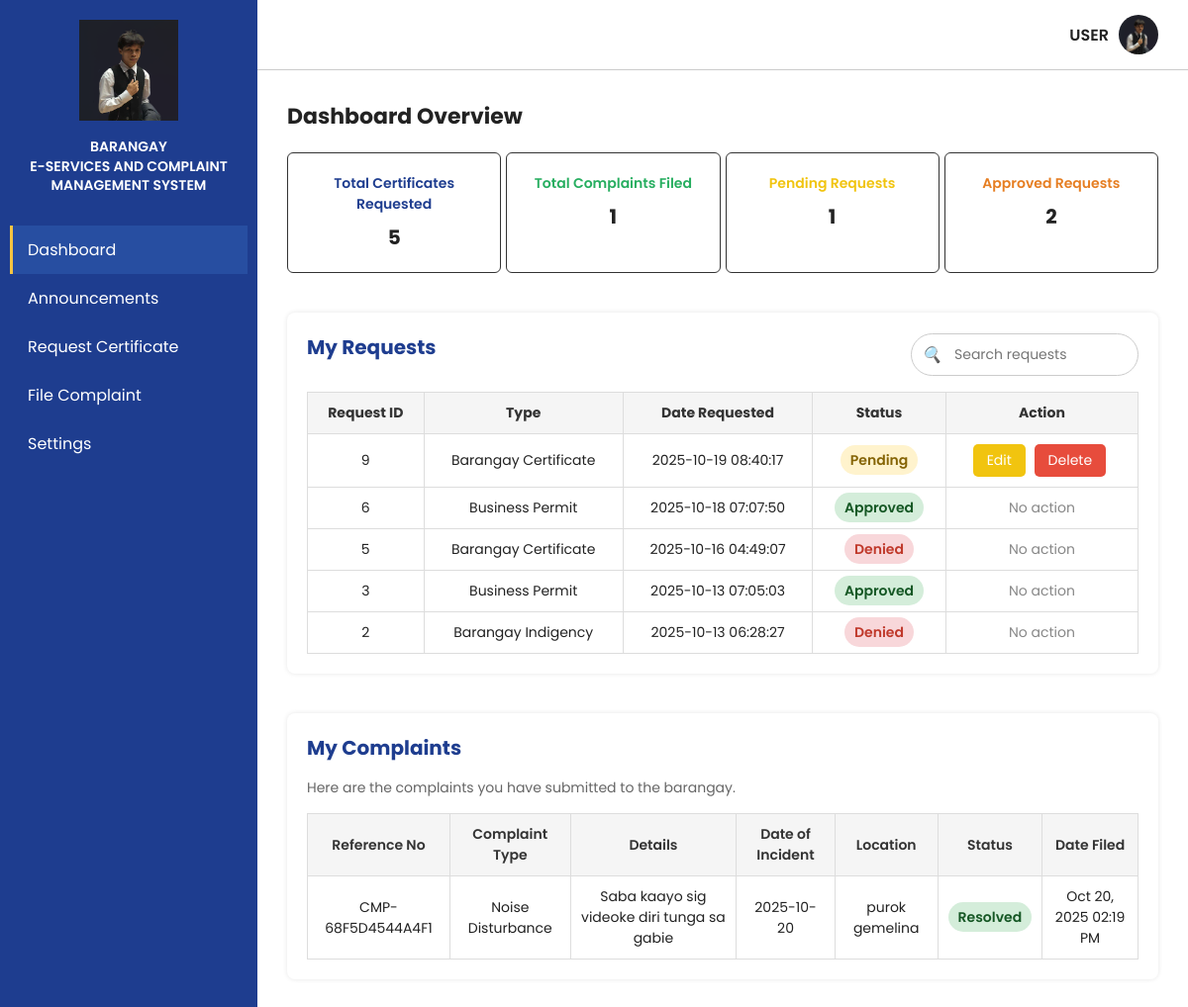
The page /users/user/user_dashboard.php (signed in) on the database as committed earlier.
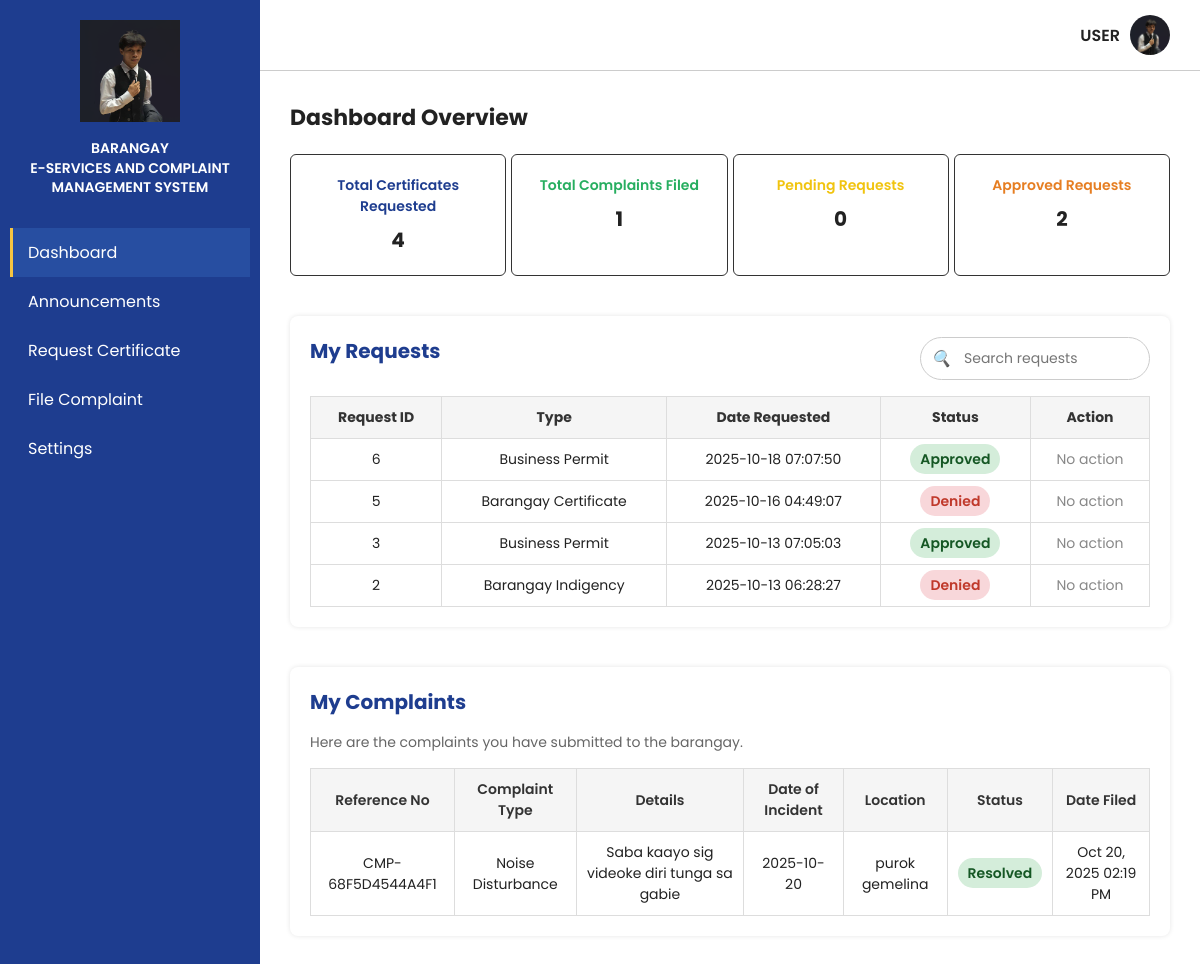
The same page on the database as committed later.
### tables this page shows
CREATE TABLE `tbl_requests` (
  `r_id` int(11) NOT NULL,
  `id` int(11) NOT NULL,
  `first_name` varchar(255) NOT NULL,
  `second_name` varchar(255) NOT NULL,
  `last_name` varchar(255) NOT NULL,
  `gender` varchar(50) NOT NULL,
  `age` int(11) NOT NULL,
  `address` varchar(255) NOT NULL,
  `email` varchar(255) NOT NULL,
  `document_type` varchar(255) NOT NULL,
  `purpose` varchar(255) NOT NULL,
  `r_status` varchar(255) NOT NULL,
  `date_requested` varchar(50) NOT NULL
);

CREATE TABLE `tbl_complaints` (
  `c_id` int(11) NOT NULL,
  `user_id` int(11) NOT NULL,
  `reference_no` varchar(50) NOT NULL,
  `complaint_type` varchar(100) NOT NULL,
  `details` text NOT NULL,
  `date_of_incident` date NOT NULL,
  `location` varchar(255) NOT NULL,
  `status` varchar(50) DEFAULT 'Pending',
  `date_filed` datetime DEFAULT current_timestamp()
);

### users/user/user_dashboard.php (the view, shortened to what the changed rows need)
<?php
require_once '../../config.php';
$user_id = $_SESSION['user_id'];
$stmt = $conn->prepare("SELECT * FROM tbl_requests WHERE id = ? ORDER BY r_id DESC");
$stmt->bind_param("i", $user_id);
$stmt->execute();
$result = $stmt->get_result();
$requests = [];
while ($row = $result->fetch_assoc()) {
    $requests[] = $row;
}
$total_requests = count($requests);
$pending_count = 0;
foreach ($requests as $req) {
    if ($req['r_status'] === 'pending') $pending_count++;
}
?>
<!DOCTYPE html>
<html lang="en">
<head>
  <link rel="stylesheet" href="../../styles/Official_dashboard.css" />
  <link rel="stylesheet" href="../../styles/User_dashboard.css" />
</head>
<body>
  <div class="container">
    <div class="sidebar">
      <div class="logo-section">
        <h2>Barangay<br>E-Services and Complaint Management System</h2>
      </div>
    </div>
    <div class="main">
      <div class="dashboard section" id="dashboardSection">
        <h1>Dashboard Overview</h1>
        <div class="cards">
          <div class="card blue">
            <p>Total Certificates Requested</p>
            <span><?php echo $total_requests; ?></span>
          </div>
          <div class="card yellow">
            <p>Pending Requests</p>
            <span><?php echo $pending_count; ?></span>
          </div>
        </div>
        <div class="users-section">
          <div class="users-header">
            <h2>My Requests</h2>
          </div>
          <table class="user-table">
            <thead>
              <tr>
                <th>Request ID</th>
                <th>Type</th>
                <th>Date Requested</th>
                <th>Status</th>
                <th>Action</th>
              </tr>
            </thead>
            <tbody>
            <?php if ($total_requests > 0): ?>
              <?php foreach ($requests as $req): ?>
                <tr>
                  <td><?= htmlspecialchars($req['r_id']) ?></td>
                  <td><?= htmlspecialchars($req['document_type']) ?></td>
                  <td><?= htmlspecialchars($req['date_requested'] ?? '') ?></td>
                  <td><span class="status <?= $req['r_status'] === 'pending' ? 'pending' : ($req['r_status'] === 'approved' ? 'active' : 'denied') ?>">
                    <?= ucfirst($req['r_status']) ?>
                  </span></td>
                  <td>
                    <?php if ($req['r_status'] === 'pending'): ?>
                      <button class="action-btn edit-btn" onclick="editRequest(<?= $req['r_id'] ?>)">Edit</button>
                      <button class="action-btn delete-btn" onclick="deleteRequest(<?= $req['r_id'] ?>)">Delete</button>
                    <?php else: ?>
                      <span style="color:#888;">No action</span>
                    <?php endif; ?>
                  </td>
                </tr>
              <?php endforeach; ?>
            <?php else: ?>
              <tr>
                <td colspan="5" style="text-align:center;">No requests found.</td>
              </tr>
            <?php endif; ?>
            </tbody>
          </table>
        </div>
        <div id="myComplaintsSection" class="complaints-section" style="margin-top: 40px;">
        <h2>My Complaints</h2>
        <div class="table-container">
          <table class="complaints-table">
            <thead>
              <tr>
                <th>Reference No</th>
                <th>Complaint Type</th>
                <th>Details</th>
                <th>Date of Incident</th>
                <th>Location</th>
                <th>Status</th>
                <th>Date Filed</th>
              </tr>
            </thead>
            <tbody>
              <?php
                $user_id = $_SESSION['user_id'];
                $complaints_query = $conn->prepare("
                  SELECT reference_no, complaint_type, details, date_of_incident, location, status, date_filed
                  FROM tbl_complaints
                  WHERE user_id = ?
                  ORDER BY date_filed DESC
                ");
                $complaints_query->bind_param("i", $user_id);
                $complaints_query->execute();
                $complaints_result = $complaints_query->get_result();
                if ($complaints_result->num_rows > 0) {
                    while ($row = $complaints_result->fetch_assoc()) {
                        $reference_no = htmlspecialchars($row['reference_no']);
                        $complaint_type = htmlspecialchars($row['complaint_type']);
                        $details = htmlspecialchars($row['details']);
                        $date_incident = htmlspecialchars($row['date_of_incident']);
                        $location = htmlspecialchars($row['location']);
                        $status = htmlspecialchars($row['status']);
                        $date_filed = date('M d, Y h:i A', strtotime($row['date_filed']));
                        $status_class = strtolower(str_replace(' ', '-', $status));
                        echo "
                          <tr>
                            <td>{$reference_no}</td>
                            <td>{$complaint_type}</td>
                            <td>{$details}</td>
                            <td>{$date_incident}</td>
                            <td>{$location}</td>
                            <td><span class='status-badge {$status_class}'>{$status}</span></td>
                            <td>{$date_filed}</td>
                          </tr>
                        ";
                    }
                } else {
                    echo "<tr><td colspan='7' style='text-align:center; color:#777;'>No complaints filed yet.</td></tr>";
                }
              ?>
            </tbody>
          </table>
        </div>
      </div>
      </div>
    </div>
  </div>
</body>
</html>

Rows that differ between the two databases and show on the page:
removed tbl_requests: r_id "9", document_type "Barangay Certificate", date_requested "2025-10-19 08:40:17", r_status "Pending"
Other text that changed with them:
$total_requests: "5" → "4"
$pending_count: "1" → "0"
